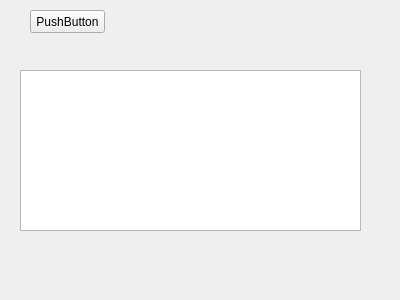
<?xml version="1.0" encoding="UTF-8"?>
<ui version="4.0">
 <class>Form</class>
 <widget class="QWidget" name="Form">
  <property name="geometry">
   <rect>
    <x>0</x>
    <y>0</y>
    <width>400</width>
    <height>300</height>
   </rect>
  </property>
  <property name="windowTitle">
   <string>Form</string>
  </property>
  <widget class="QPushButton" name="pushButton">
   <property name="geometry">
    <rect>
     <x>30</x>
     <y>10</y>
     <width>75</width>
     <height>23</height>
    </rect>
   </property>
   <property name="text">
    <string>PushButton</string>
   </property>
  </widget>
  <widget class="QTextEdit" name="textEdit">
   <property name="geometry">
    <rect>
     <x>20</x>
     <y>70</y>
     <width>341</width>
     <height>161</height>
    </rect>
   </property>
  </widget>
 </widget>
 <resources/>
 <connections>
  <connection>
   <sender>pushButton</sender>
   <signal>clicked()</signal>
   <receiver>Form</receiver>
   <slot>pushButton_click()</slot>
   <hints>
    <hint type="sourcelabel">
     <x>60</x>
     <y>20</y>
    </hint>
    <hint type="destinationlabel">
     <x>104</x>
     <y>44</y>
    </hint>
   </hints>
  </connection>
 </connections>
 <slots>
  <slot>pushButton_click()</slot>
 </slots>
</ui>
